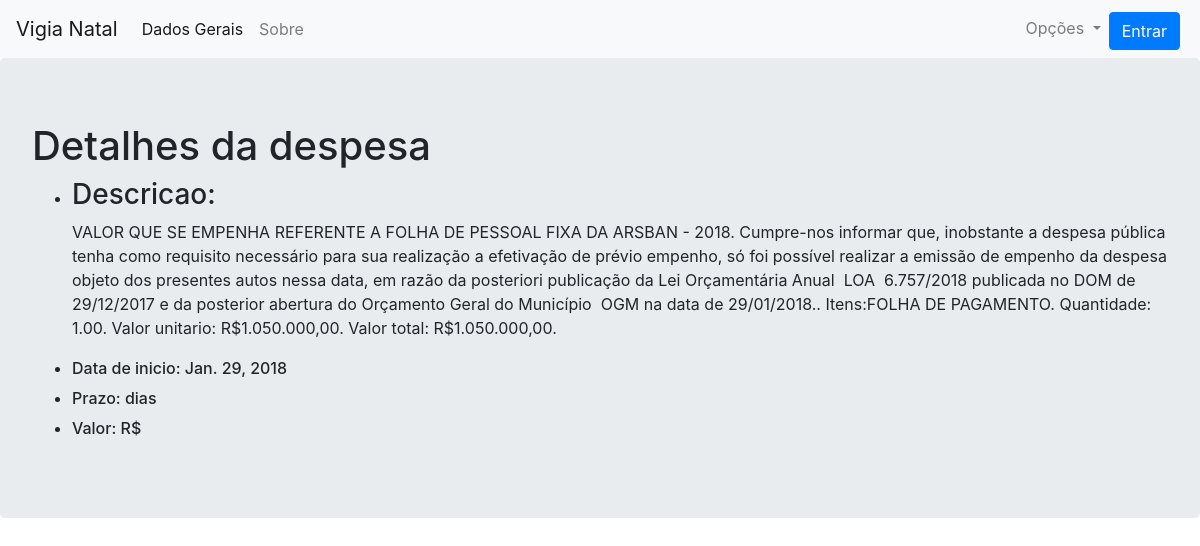
Screenshot of /despesa/630 with the database file from the repository.
### map_app/models.py (models this page shows, shortened)
class Despesa(models.Model):
    descricao = models.TextField()
    empenhado = models.DecimalField(max_digits=15, decimal_places=2)
    anulado = models.DecimalField(max_digits=15, decimal_places=2)
    liquidado = models.DecimalField(max_digits=15, decimal_places=2)
    pago = models.DecimalField(max_digits=15, decimal_places=2)
    data_inicio = models.DateField()
    data_update = models.DateField(auto_now = True)
    localizacao = models.ForeignKey(Localizacao, on_delete = models.SET_NULL, null = True, blank = True)
    orgao = models.ForeignKey(Orgao, on_delete = models.CASCADE)

### map_app/views.py (the view)
# urls.py: path('despesa/<int:pk>', views.DespesaDetailView.as_view(), name = 'despesa_detail'),
class DespesaDetailView(DetailView):
    model = Despesa

### map_app/templates/map_app/despesa_detail.html
{% extends "map_app/base.html" %}
{% block body_block %}
<div class="jumbotron">
  <h1>Detalhes da despesa</h1>
  <ul>
    <li>
      <h3>Descricao:</h3>
      <p>{{despesa.descricao}}</p>
    </li>
    <li>
      <h6>Data de inicio: {{despesa.data_inicio}}</h6>
    </li>
    <li>
      <h6>Prazo: {{despesa.prazo}} dias</h6>
    </li>
    <li>
      <h6>Valor: R$ {{despesa.valor}}</h6>
    </li>
  </ul>
</div>
{% endblock %}

### rows the page displays
Despesa: descricao "VALOR QUE SE EMPENHA REFERENTE A FOLHA DE PESSOAL FIXA DA ARSBAN - 2018. Cumpre-nos informar que, inobstante a despesa pública tenha como requisito necessário para sua realização a efetivação de prévio empenho, só foi possível realizar a emissão de empenho da despesa objeto dos presentes autos nessa data, em razão da posteriori publicação da Lei Orçamentária Anual  LOA  6.757/2018 publicada no DOM de 29/12/2017 e da posterior abertura do Orçamento Geral do Município  OGM na data de 29/01/2018.. Itens:FOLHA DE PAGAMENTO. Quantidade: 1.00. Valor unitario: R$1.050.000,00. Valor total: R$1.050.000,00.", data_inicio "Jan. 29, 2018"
